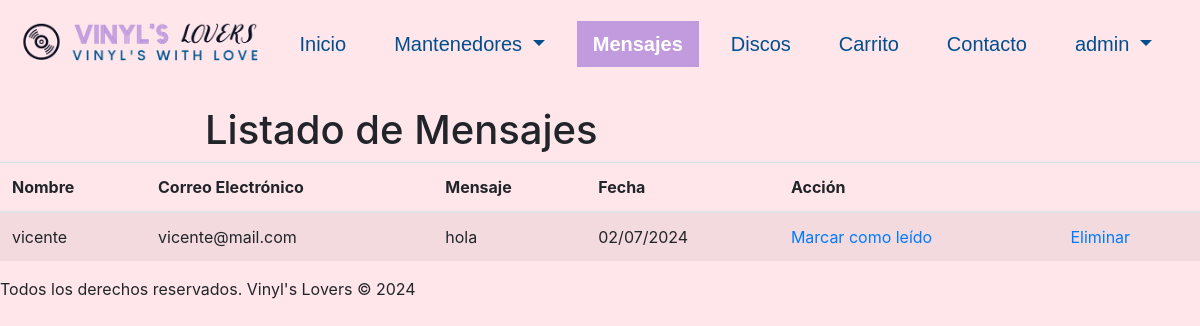
The app's page /discos/mensajes (signed in), older data.
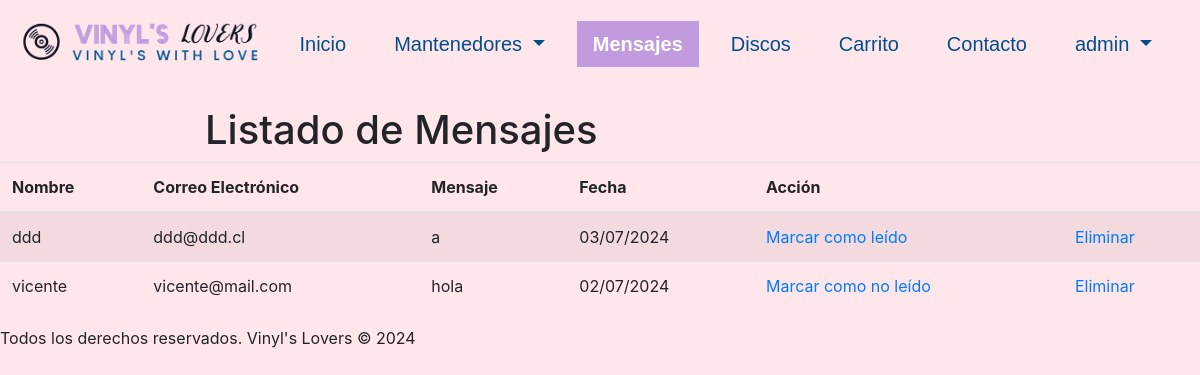
The same page, newer data.
### discos/models.py (models this page shows, shortened)
class Mensaje(models.Model):
    id_mensaje = models.AutoField(db_column='idMensaje', primary_key=True)
    nombre = models.CharField(max_length=100, null=False, blank=False)
    correo_electronico = models.EmailField(max_length=254, null=False, blank=False)
    mensaje = models.TextField(null=False, blank=False)
    fecha = models.DateTimeField(auto_now_add=True)
    leido = models.BooleanField(default=False, db_column='leido')

### discos/views.py (the view)
# urls.py: path('mensajes', views.listadoMensajes, name='mensajes'),
@login_required
def listadoMensajes(request):
    mensajes = Mensaje.objects.all().order_by('-fecha')
    context = {'mensajes': mensajes, 'clase': 'mensajes'}
    return render(request, 'discos/mensajes.html', context)

### discos/templates/discos/mensajes.html (shortened to what this page needs)
{% extends "discos/base.html" %}
{% load static %}
{% block content %}
{% if user.is_staff %}
  <br>
  <div class="row justify-content-center">
    <div class="col-md-8 col-sm-12">
      <header>
        <h1>Listado de Mensajes</h1>
      </header>
    </div>
  </div>
  <div class="table-container">
      <table class="table table-striped">
          {% if mensajes %}
              <thead>
                  <tr>
                      <th scope="col">Nombre</th>
                      <th scope="col">Correo Electrónico</th>
                      <th scope="col">Mensaje</th>
                      <th scope="col">Fecha</th>
                      <th scope="col" colspan="2">Acción</th>
                  </tr>
              </thead>
              <tbody>
                  {% for mensaje in mensajes %}
                      <tr>
                          <td>{{ mensaje.nombre }}</td>
                          <td>{{ mensaje.correo_electronico }}</td>
                          <td>{{ mensaje.mensaje }}</td>
                          <td>{{ mensaje.fecha|date:"d/m/Y" }}</td>
                          <td class="td-mark-read">
                              {% if not mensaje.leido %}
                                  <a href="{% url 'cambiar_estado' pk=mensaje.id_mensaje %}">Marcar como leído</a>
                              {% else %}
                                  <a href="{% url 'cambiar_estado' pk=mensaje.id_mensaje %}">Marcar como no leído</a>
                              {% endif %}
                          </td>
                          <td class="td-delete"><a href="{% url 'mensajes_del' pk=mensaje.id_mensaje %}">Eliminar</a></td>
                      </tr>
                  {% endfor %}
              </tbody>
          {% endif %}
      </table>
  </div>
{% else %}
  <div class="container-permisos">
    <h1>Error</h1>
    <p>No tienes permisos para ver esta página</p>
  </div>
{% endif %}
{% endblock %}

### discos/templates/discos/base.html (shortened to what this page needs)
{% load static %}
<!DOCTYPE html>
<html lang="en">
    <head>
        <link
          rel="stylesheet"
          href="https://cdn.jsdelivr.net/npm/bootstrap@4.6.2/dist/css/bootstrap.min.css"
        />
        <link rel="stylesheet" href="{% static 'css/styles.css' %}" />
      </head>
<body>
    <nav class="navbar navbar-expand-lg navbar-light bg-light">
        <a class="navbar-brand" href="{% url 'index' %}"><img src="{% static 'img/vllogo.png' %}" alt="logo" class="img-fluid"></a>
        <div class="collapse navbar-collapse" id="navbarSupportedContent">
          <ul class="navbar-nav mr-auto">
            {% if clase == 'index' %}<li class="nav-item active">{% else %}<li class="nav-item">{% endif %}
              <a class="nav-link" href="{% url 'index' %}">Inicio</a>
            </li>
            {% if user.is_staff %}
              {% if clase == 'mantenedores' %}<li class="nav-item dropdown active">{% else %}<li class="nav-item dropdown">{% endif %}
                  <a class="nav-link dropdown-toggle" href="#" id="navbarDropdown" role="button" data-toggle="dropdown" aria-haspopup="true" aria-expanded="false">
                    Mantenedores
                  </a>
              </li>
              {% if clase == 'mensajes' %}<li class="nav-item active">{% else %}<li class="nav-item">{% endif %}
                  <a class="nav-link" href="{% url 'mensajes' %}">Mensajes</a>
              </li>
            {% endif %}
            {% if clase == 'discos' %}<li class="nav-item active">{% else %}<li class="nav-item">{% endif %}
                <a class="nav-link" href="{% url 'discos' %}">Discos</a>
            </li>
            {% if clase == 'carrito' %}<li class="nav-item active">{% else %}<li class="nav-item">{% endif %}
                <a class="nav-link" href="{% url 'carrito' %}">Carrito</a>
            </li>
            {% if clase == 'contacto' %}<li class="nav-item active">{% else %}<li class="nav-item">{% endif %}
                <a class="nav-link" href="{% url 'contacto' %}">Contacto</a>
            </li>
            {% if user.is_authenticated %}
              {% if clase == 'perfil' %}<li class="nav-item dropdown active">{% else %}<li class="nav-item dropdown">{% endif %}
                  <a class="nav-link dropdown-toggle" href="#" id="navbarDropdown" role="button" data-toggle="dropdown" aria-haspopup="true" aria-expanded="false">
                      {{ user.username }}
                  </a>
              </li>
            {% else %}
              {% if clase == 'login' %}<li class="nav-item active">{% else %}<li class="nav-item">{% endif %}
                  <a class="nav-link" href="{% url 'entrar' %}">Entrar</a>
              </li>
            {% endif %}
          </ul>
        </div>
      </nav>
    {% block content %}{% endblock %}
    <footer><p>Todos los derechos reservados. Vinyl's Lovers &copy; 2024</p></footer>
</body>
</html>

### discos/static/css/styles.css (style rules this page uses)
body { margin: 0; padding: 0; background-color: rgba(255, 230, 235); }
.navbar { font-family:'Lucida Sans', 'Lucida Sans Regular', 'Lucida Grande', 'Lucida Sans Unicode', Geneva, Verdana, sans-serif; font-size: 20px; color: black; background-color: rgba(255, 230, 235) !important; }
.navbar .navbar-nav { margin: 0 auto; }
.navbar .navbar-nav .nav-item .nav-link { margin-top: 7px; color: rgb(0, 78, 140); line-height: 1.5; margin-right: 2vh; padding-left: 2vh; padding-right: 2vh; }
.navbar .navbar-nav .nav-item.active .nav-link { padding-left: 2vh; padding-right: 2vh; background-color: rgb(194, 155, 222); color: white; font-weight: bold; }

Row changes from the older to the newer data that the page shows:
added Mensaje: nombre "ddd", correo_electronico "ddd@ddd.cl", mensaje "a", fecha "03/07/2024", leido "Marcar como leído"
changed Mensaje "vicente": leido "Marcar como leído" → "Marcar como no leído"
